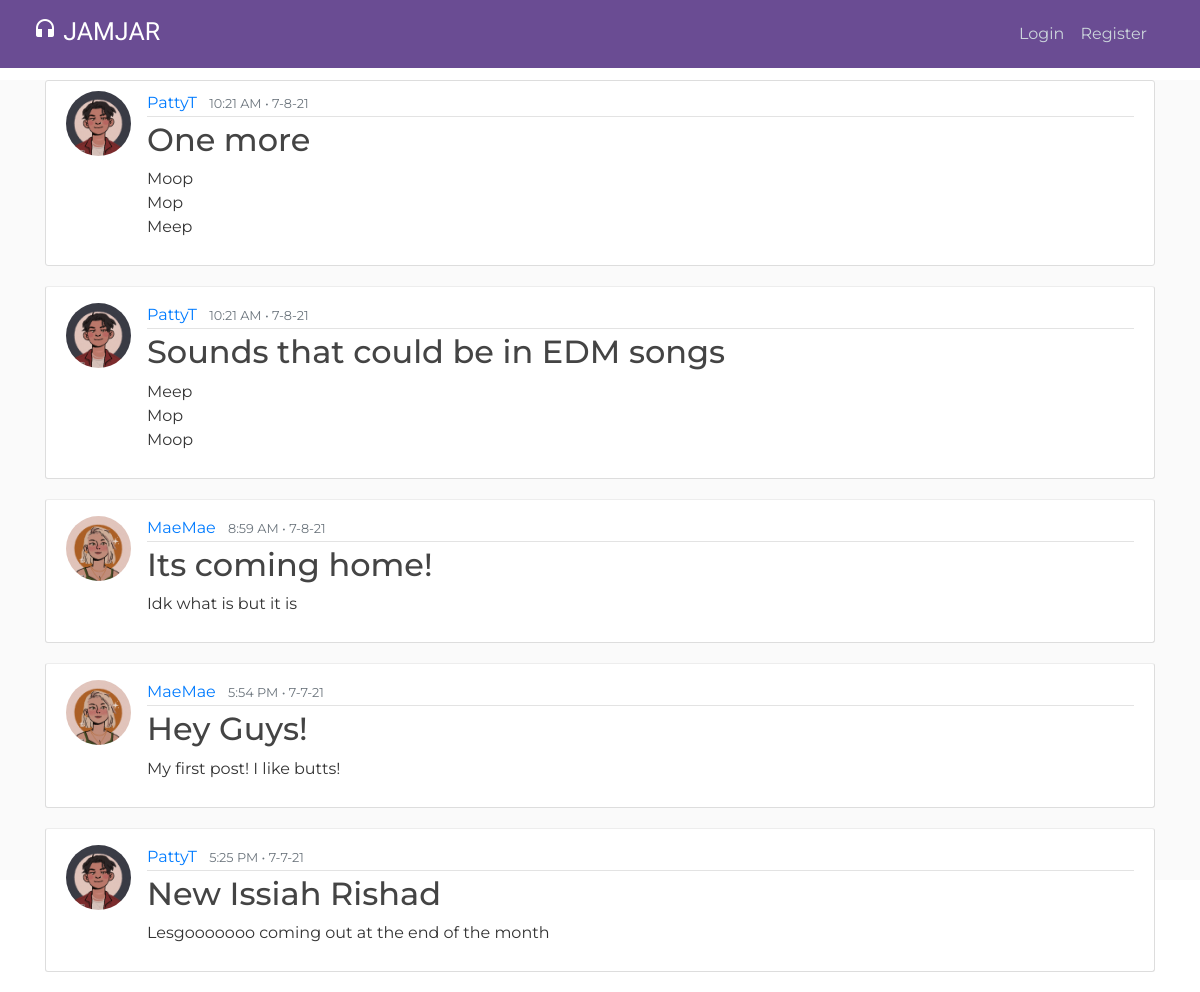
The app's page /, older data.
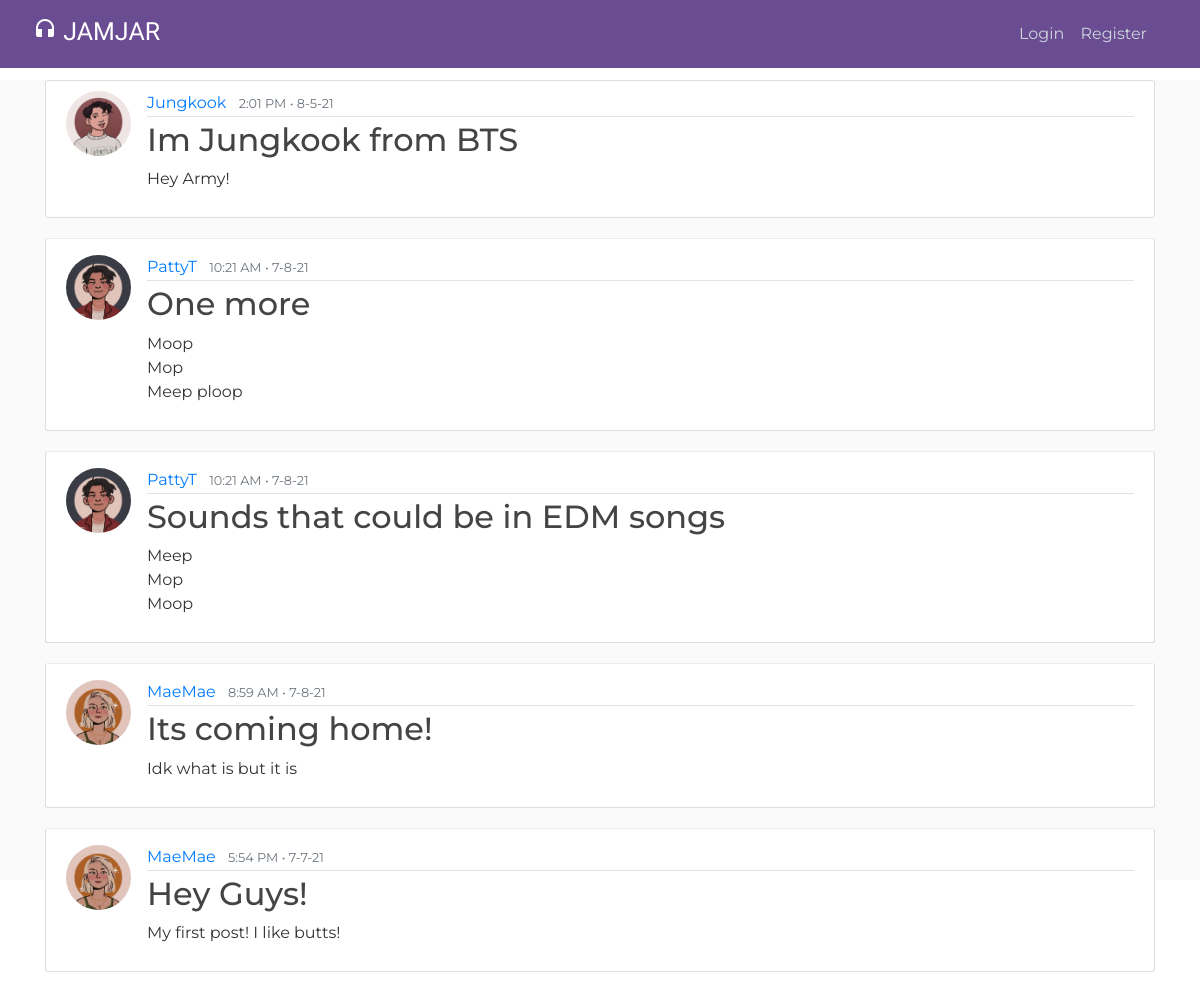
The same page, newer data.
### blog/models.py (models this page shows, shortened)
class Post(models.Model):
    title = models.CharField(max_length = 100)
    content = models.TextField()
    date_posted = models.DateTimeField(default=timezone.now)
    author = models.ForeignKey(User, on_delete = models.CASCADE)
    likes = models.IntegerField(default=0)

### users/models.py (models this page shows, shortened)
class Profile(models.Model):
    user = models.OneToOneField(User, on_delete=models.CASCADE)
    image = models.ImageField(default='default.jpg', upload_to='profile_pics')
    location = models.CharField(max_length=50, null=True, blank=True)
    bio = models.TextField(max_length=150, null=True, blank=True)

### blog/views.py (the view)
# urls.py: path('', PostListView.as_view(), name = 'blog-home'),
class PostListView(ListView):
    model = Post
    template_name = 'blog/home.html'
    context_object_name = 'posts'
    ordering = ['-date_posted']
    paginate_by = 5

### blog/templates/blog/home.html
{% extends "blog/base.html" %}
{% block content %}
    {% for post in posts %}
        <article class="media content-section">
            <img class = "rounded-circle article-img" src = "{{ post.author.profile.image.url }}">
            <div class="media-body">
                <div class="article-metadata">
                    <a class="mr-2" href="#">{{ post.author }}</a>
                    <small class="text-muted">{{ post.date_posted|date:"g:i A • n-j-y" }}</small>
                </div>
                <h2><a class="article-title" href="{% url 'post-detail' post.id %}">{{ post.title }}</a></h2>
                <p class="article-content">{{ post.content }}</p>
            </div>
        </article>
    {% endfor %}
{% endblock content %}

### blog/templates/blog/base.html (shortened to what this page needs)
{% load static %}
<!DOCTYPE html>
<html>
<head>
    <link rel="stylesheet" href="https://cdn.jsdelivr.net/npm/bulma@0.9.3/css/bulma.min.css">
    <link rel="stylesheet" href="https://maxcdn.bootstrapcdn.com/bootstrap/4.0.0/css/bootstrap.min.css">
    <link rel="stylesheet" type = "text/css" href = "/static/blog/main.css">
</head>
<body>
    <header class="site-header">
        <nav class="navbar navbar-expand-md navbar-dark bg-jj fixed-top">
          <div class="container">
            <a class="navbar-brand mr-4 jjfont" href="/">
              <i class="material-icons">headphones</i>   JAMJAR</a>
            <div class="collapse navbar-collapse" id="navbarSupportedContent">
              <div class="navbar-nav">
                {% if user.is_authenticated %}
                  <a class="nav-item nav-link" href="/">
                    <i class="material-icons">home</i>
                  </a>
                  <a class="nav-item nav-link" href="{% url 'post-create' %}">
                    <i class="material-icons">post_add</i>
                  </a>
                  <a class="nav-item nav-link" href="{% url 'messages' %}">
                    <i class="material-icons">chat</i>
                  </a>
                  <div class="nav-item dropdown">
                    <a class="nav-link dropdown-toggle" href="#" id="navbarDropdown" role="button" data-toggle="dropdown" aria-haspopup="true" aria-expanded="false">
                      <i class="material-icons">face</i>
                    </a>
                        <div class = "dropdown-menu" aria-labelledby="navbarDropdown">
                          <a class="dropdown-item" href="{% url 'profile' %}">Profile</a>
                          <a class="dropdown-item" href="{% url 'settings' %}">Settings</a>
                          <div class="dropdown-divider"></div>
                          <a class="dropdown-item" href="{% url 'logout' %}">Logout</a>
                        </div>
                  </div>
                {% else %}
                  <a class="nav-item nav-link" href="{% url 'login' %}">Login</a>
                  <a class="nav-item nav-link" href="{% url 'register' %}">Register</a>
                {% endif %}
              </div>
            </div>
          </div>
        </nav>
    </header>
    <main role="main" class="container" style="height: 100vh">
        <div class="row">
          <div class="col-md-12">
            {% block content %} {% endblock %}
          </div>
        </div>
    </main>
</body>
</html>

### blog/static/blog/main.css (style rules this page uses)
body { background: #fafafa; color: #333333; margin-top: 5rem; font-family: 'Montserrat', sans-serif }
h1, h2, h3, h4, h5, h6 { color: #444444; }
.bg-jj { background-color: #6a4c93; }
.site-header .navbar-nav .nav-link { color: #cbd5db; }
.content-section { background: #ffffff; padding: 10px 20px; border: 1px solid #dddddd; border-radius: 3px; margin-bottom: 20px; }
.article-title { color: #444444; }
.article-content { white-space: pre-line; }
.article-img { height: 65px; width: 65px; margin-right: 16px; }
.article-metadata { padding-bottom: 1px; margin-bottom: 4px; border-bottom: 1px solid #e3e3e3 }
.jjfont { font-family: 'Hammersmith One', sans-serif; font-size: 25px; }

Row changes from the older to the newer data that the page shows:
no longer on this page (row unchanged): Post: author.profile.image (picture), author "PattyT", date_posted "5:25 PM • 7-7-21", title "New Issiah Rishad", content "Lesgooooooo coming out at the end of the month"
added Post: author.profile.image (picture), author "Jungkook", date_posted "2:01 PM • 8-5-21", title "Im Jungkook from BTS", content "Hey Army!"
changed Post "One more": content "Moop Mop Meep" → "Moop Mop Meep ploop"
